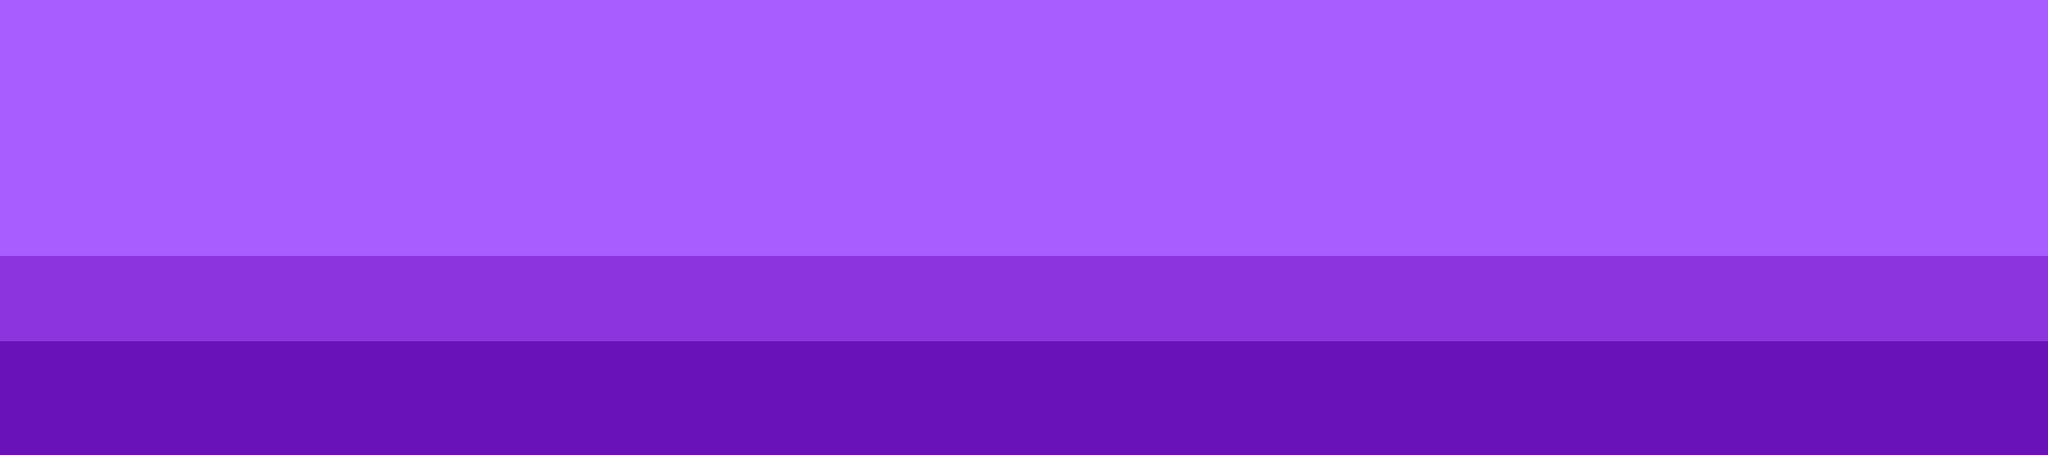

A 2D game scene composited from a Tiled map and its tileset images. What follows is a short description and the map's XML, with each tile layer's data collapsed to a summary:
An orthogonal 72x16 tile map with 32x32 px tiles, 1 tile layer (Tile Layer 1) and 182 objects (101x perola, 10x plataformamovel, 5x plataformatransponivel, 4x aranha, 3x toco, ...).

<map version="1.0" orientation="orthogonal" width="72" height="16" tilewidth="32" tileheight="32">
 <tileset firstgid="1" name="marionete_tileset_placeholder" tilewidth="32" tileheight="32">
  <image source="marionete_tileset_placeholder.png" width="704" height="32" />
 </tileset>
 <layer name="Tile Layer 1" width="72" height="16">
  <data>[1152 cells, 1152 non-empty, 3 distinct tile ids]</data>
 </layer>
 <objectgroup name="Object Layer 3" width="72" height="16" opacity="0.31">
  <object name="plataformamovel" type="plataformamovel" x="544" y="160" width="224" height="96">
   <properties>
    <property name="altura" value="10" />
    <property name="direcao" value="0" />
    <property name="intervalo" value="10000" />
    <property name="t_inicial" value="200" />
    <property name="tipo" value="pendurada" />
   </properties>
  </object>
  <object name="perola" type="perola" x="576" y="128" width="32" height="32" />
  <object name="perola" type="perola" x="608" y="96" width="32" height="32" />
  <object name="perola" type="perola" x="640" y="128" width="32" height="32" />
  <object name="perola" type="perola" x="672" y="96" width="32" height="32" />
  <object name="perola" type="perola" x="704" y="128" width="32" height="32" />
  <object name="perola" type="perola" x="736" y="96" width="32" height="32" />
  <object name="perola" type="perola" x="768" y="128" width="32" height="32" />
  <object name="perola" type="perola" x="800" y="96" width="32" height="32" />
  <object name="perola" type="perola" x="832" y="128" width="32" height="32" />
  <object name="perola" type="perola" x="928" y="96" width="32" height="32" />
  <object name="perola" type="perola" x="960" y="128" width="32" height="32" />
  <object name="perola" type="perola" x="992" y="96" width="32" height="32" />
  <object name="perola" type="perola" x="1024" y="128" width="32" height="32" />
  <object name="perola" type="perola" x="896" y="128" width="32" height="32" />
  <object name="perola" type="perola" x="864" y="96" width="32" height="32" />
  <object name="perola" type="perola" x="1984" y="96" width="32" height="32" />
  <object name="perola" type="perola" x="1677" y="63" width="32" height="32" />
  <object name="perola" type="perola" x="2144" y="64" width="32" height="32" />
  <object name="perola" type="perola" x="1776" y="64" width="32" height="32" />
  <object name="plataformamovel" type="plataformamovel" x="1792" y="160" width="128" height="32">
   <properties>
    <property name="altura" value="10" />
    <property name="direcao" value="0" />
    <property name="intervalo" value="15000" />
    <property name="t_inicial" value="200" />
    <property name="tipo" value="pendurada" />
   </properties>
  </object>
  <object name="perola" type="perola" x="2189" y="63" width="32" height="32" />
  <object name="perola" type="perola" x="1632" y="64" width="32" height="32" />
  <object name="plataformamovel" type="plataformamovel" x="1632" y="160" width="128" height="32">
   <properties>
    <property name="altura" value="10" />
    <property name="direcao" value="0" />
    <property name="intervalo" value="15000" />
    <property name="t_inicial" value="200" />
    <property name="tipo" value="pendurada" />
   </properties>
  </object>
  <object name="plataformamovel" type="plataformamovel" x="1472" y="160" width="128" height="32">
   <properties>
    <property name="altura" value="10" />
    <property name="direcao" value="0" />
    <property name="intervalo" value="15000" />
    <property name="t_inicial" value="200" />
    <property name="tipo" value="pendurada" />
   </properties>
  </object>
  <object name="perola" type="perola" x="1873" y="63" width="32" height="32" />
  <object name="perola" type="perola" x="1824" y="64" width="32" height="32" />
  <object name="perola" type="perola" x="2001" y="64" width="32" height="32" />
  <object name="aranha" type="aranha" x="2048" y="128" width="32" height="32">
   <properties>
    <property name="altura" value="5" />
    <property name="intervalo" value="5000" />
    <property name="t_inicial" value="800" />
   </properties>
  </object>
  <object name="perola" type="perola" x="1968" y="63" width="32" height="32" />
  <object name="perola" type="perola" x="2096" y="64" width="32" height="32" />
  <object name="aranha" type="aranha" x="1920" y="128" width="32" height="32">
   <properties>
    <property name="altura" value="5" />
    <property name="intervalo" value="5000" />
    <property name="t_inicial" value="800" />
   </properties>
  </object>
  <object name="aranha" type="aranha" x="1728" y="128" width="32" height="32">
   <properties>
    <property name="altura" value="5" />
    <property name="intervalo" value="5000" />
    <property name="t_inicial" value="800" />
   </properties>
  </object>
  <object name="perola" type="perola" x="1584" y="64" width="32" height="32" />
  <object name="perola" type="perola" x="1984" y="32" width="32" height="32" />
  <object name="perola" type="perola" x="1248" y="96" width="32" height="32" />
  <object name="perola" type="perola" x="1215" y="77" width="32" height="32" />
  <object name="perola" type="perola" x="1247" y="77" width="32" height="32" />
  <object name="perola" type="perola" x="1279" y="77" width="32" height="32" />
  <object name="perola" type="perola" x="1247" y="64" width="32" height="32" />
  <object name="aranha" type="aranha" x="2240" y="128" width="32" height="32">
   <properties>
    <property name="altura" value="5" />
    <property name="intervalo" value="5000" />
    <property name="t_inicial" value="800" />
   </properties>
  </object>
 </objectgroup>
 <objectgroup name="Cenario Layer 3" width="72" height="16" opacity="0.18">
  <object x="0" y="0" width="32" height="512" />
  <object x="2272" y="0" width="32" height="512" />
  <object x="32" y="320" width="2240" height="192" />
  <object x="32" y="64" width="64" height="256" />
  <object x="320" y="128" width="64" height="192" />
  <object x="96" y="160" width="96" height="160" />
  <object x="192" y="224" width="128" height="96" />
  <object x="384" y="256" width="1280" height="64" />
  <object x="1152" y="96" width="64" height="160" />
  <object x="1216" y="128" width="96" height="128" />
  <object x="2112" y="224" width="64" height="160" />
  <object x="1504" y="224" width="64" height="160" />
  <object x="1984" y="224" width="64" height="160" />
  <object x="1664" y="224" width="64" height="160" />
  <object x="1824" y="224" width="64" height="160" />
  <object x="1472" y="192" width="800" height="32" />
  <object x="2240" y="224" width="64" height="160" />
 </objectgroup>
 <objectgroup name="Object Layer 2" width="72" height="16" visible="0" opacity="0.43">
  <!-- 47 objects omitted --></objectgroup>
 <objectgroup name="Cenario Layer 2" width="72" height="16" visible="0" opacity="0.53">
  <!-- 26 objects omitted --></objectgroup>
 <objectgroup name="Object Layer 1" width="72" height="16" visible="0">
  <!-- 41 objects omitted --></objectgroup>
 <objectgroup name="Cenario Layer 1" width="72" height="16" visible="0">
  <!-- 10 objects omitted --></objectgroup>
</map>
<!-- 124 of 182 objects omitted -->
